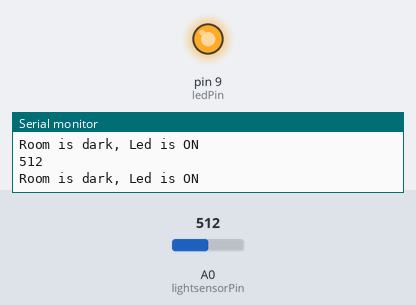
This sketch was run on a simulated Arduino Uno, built with avr-gcc and run on an emulated ATmega328P. On the bench: output pins drawn as LEDs (lit = HIGH), the last lines printed to the serial monitor. The inputs (shaded band) are chosen by the test bench; at power-on: A0 (lightsensorPin) = 512.

Above: at 1.8 s.
1.9 s: A0 (lightsensorPin) set to 693
3.4 s: A0 (lightsensorPin) set to 712
At 4.8 s:
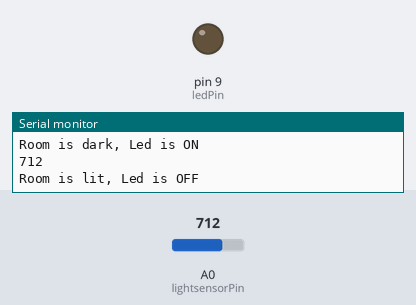
5.5 s: A0 (lightsensorPin) set to 690
At 6.4 s:
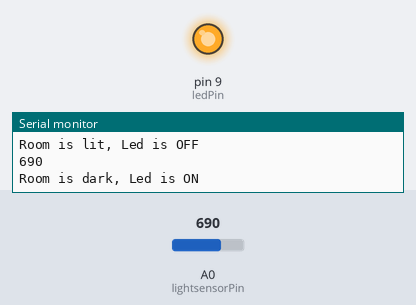
7.5 s: A0 (lightsensorPin) set to 710
At 9.2 s:
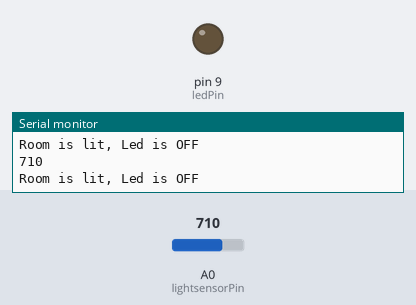
Timing chart, 0 to 10.5 s (numbered marks = the images above; inputs shaded):
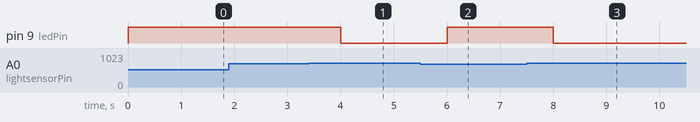

Measured:
- the behaviour switches between 700 and 701 on A0 (lightsensorPin) (found by bisection; images 0 and 1)
- after the input at 3.4 s, pin 9 (ledPin): HIGH → LOW after 0.60 s
- after the input at 5.5 s, pin 9 (ledPin): LOW → HIGH after 0.50 s
- after the input at 7.5 s, pin 9 (ledPin): HIGH → LOW after 0.50 s

The sketch:

lightSensor.ino
```cpp
 int lightsensorPin = A0;
 int ledPin = 9;

// int lightsensorStatus;
 void setup() {
 Serial.begin(9600);
 pinMode(lightsensorPin, INPUT);
 pinMode(ledPin, OUTPUT);
 }

void loop() {
  int lightsensorStatus = analogRead(lightsensorPin);
   Serial.println(lightsensorStatus);

  if (lightsensorStatus <= 700) {
  digitalWrite(ledPin, HIGH);
  Serial.println("Room is dark, Led is ON");
  }  else {
  digitalWrite(ledPin, LOW);
  Serial.println("Room is lit, Led is OFF");
  }

  delay(1000);
}
```
